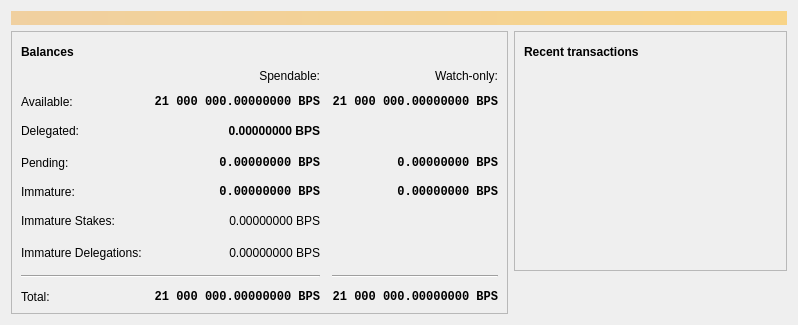
<?xml version="1.0" encoding="UTF-8"?>
<ui version="4.0">
 <class>OverviewPage</class>
 <widget class="QWidget" name="OverviewPage">
  <property name="geometry">
   <rect>
    <x>0</x>
    <y>0</y>
    <width>798</width>
    <height>318</height>
   </rect>
  </property>
  <property name="windowTitle">
   <string>Form</string>
  </property>
  <layout class="QVBoxLayout" name="topLayout">
   <item>
    <widget class="QLabel" name="labelAlerts">
     <property name="visible">
      <bool>false</bool>
     </property>
     <property name="styleSheet">
      <string notr="true">QLabel { background-color: qlineargradient(x1: 0, y1: 0, x2: 1, y2: 0, stop:0 #F0D0A0, stop:1 #F8D488); color:#000000; }</string>
     </property>
     <property name="wordWrap">
      <bool>true</bool>
     </property>
     <property name="margin">
      <number>3</number>
     </property>
     <property name="textInteractionFlags">
      <set>Qt::TextSelectableByMouse</set>
     </property>
    </widget>
   </item>
   <item>
    <layout class="QHBoxLayout" name="horizontalLayout" stretch="1,1">
     <item>
      <layout class="QVBoxLayout" name="verticalLayout_2">
       <item>
        <widget class="QFrame" name="frame">
         <property name="frameShape">
          <enum>QFrame::StyledPanel</enum>
         </property>
         <property name="frameShadow">
          <enum>QFrame::Raised</enum>
         </property>
         <layout class="QVBoxLayout" name="verticalLayout_4">
          <item>
           <layout class="QHBoxLayout" name="horizontalLayout_4">
            <item>
             <widget class="QLabel" name="label_5">
              <property name="font">
               <font>
                <weight>75</weight>
                <bold>true</bold>
               </font>
              </property>
              <property name="text">
               <string>Balances</string>
              </property>
             </widget>
            </item>
            <item>
             <widget class="QPushButton" name="labelWalletStatus">
              <property name="enabled">
               <bool>true</bool>
              </property>
              <property name="maximumSize">
               <size>
                <width>30</width>
                <height>16777215</height>
               </size>
              </property>
              <property name="toolTip">
               <string>The displayed information may be out of date. Your wallet automatically synchronizes with the Bitcoin network after a connection is established, but this process has not completed yet.</string>
              </property>
              <property name="text">
               <string/>
              </property>
              <property name="icon">
               <iconset resource="../yatripay.qrc">
                <normaloff>:/icons/warning</normaloff>
                <disabledoff>:/icons/warning</disabledoff>:/icons/warning</iconset>
              </property>
              <property name="iconSize">
               <size>
                <width>24</width>
                <height>24</height>
               </size>
              </property>
              <property name="flat">
               <bool>true</bool>
              </property>
             </widget>
            </item>
            <item>
             <spacer name="horizontalSpacer_3">
              <property name="orientation">
               <enum>Qt::Horizontal</enum>
              </property>
              <property name="sizeHint" stdset="0">
               <size>
                <width>40</width>
                <height>20</height>
               </size>
              </property>
             </spacer>
            </item>
           </layout>
          </item>
          <item>
           <layout class="QGridLayout" name="gridLayout">
            <property name="spacing">
             <number>12</number>
            </property>
            <item row="3" column="2">
             <widget class="QLabel" name="labelWatchPending">
              <property name="font">
               <font>
                <family>Monospace</family>
                <weight>75</weight>
                <bold>true</bold>
               </font>
              </property>
              <property name="cursor">
               <cursorShape>IBeamCursor</cursorShape>
              </property>
              <property name="toolTip">
               <string>Unconfirmed transactions to watch-only addresses</string>
              </property>
              <property name="text">
               <string notr="true">0.00000000 BPS</string>
              </property>
              <property name="alignment">
               <set>Qt::AlignRight|Qt::AlignTrailing|Qt::AlignVCenter</set>
              </property>
              <property name="textInteractionFlags">
               <set>Qt::LinksAccessibleByMouse|Qt::TextSelectableByKeyboard|Qt::TextSelectableByMouse</set>
              </property>
             </widget>
            </item>
            <item row="3" column="1">
             <widget class="QLabel" name="labelUnconfirmed">
              <property name="font">
               <font>
                <family>Monospace</family>
                <weight>75</weight>
                <bold>true</bold>
               </font>
              </property>
              <property name="cursor">
               <cursorShape>IBeamCursor</cursorShape>
              </property>
              <property name="toolTip">
               <string>Total of transactions that have yet to be confirmed, and do not yet count toward the spendable balance</string>
              </property>
              <property name="text">
               <string notr="true">0.00000000 BPS</string>
              </property>
              <property name="alignment">
               <set>Qt::AlignRight|Qt::AlignTrailing|Qt::AlignVCenter</set>
              </property>
              <property name="textInteractionFlags">
               <set>Qt::LinksAccessibleByMouse|Qt::TextSelectableByKeyboard|Qt::TextSelectableByMouse</set>
              </property>
             </widget>
            </item>
            <item row="4" column="2">
             <widget class="QLabel" name="labelWatchImmature">
              <property name="font">
               <font>
                <family>Monospace</family>
                <weight>75</weight>
                <bold>true</bold>
               </font>
              </property>
              <property name="cursor">
               <cursorShape>IBeamCursor</cursorShape>
              </property>
              <property name="toolTip">
               <string>Mined balance in watch-only addresses that has not yet matured</string>
              </property>
              <property name="text">
               <string notr="true">0.00000000 BPS</string>
              </property>
              <property name="alignment">
               <set>Qt::AlignRight|Qt::AlignTrailing|Qt::AlignVCenter</set>
              </property>
              <property name="textInteractionFlags">
               <set>Qt::LinksAccessibleByMouse|Qt::TextSelectableByKeyboard|Qt::TextSelectableByMouse</set>
              </property>
             </widget>
            </item>
            <item row="7" column="0" colspan="2">
             <widget class="Line" name="line">
              <property name="orientation">
               <enum>Qt::Horizontal</enum>
              </property>
             </widget>
            </item>
            <item row="7" column="2">
             <widget class="Line" name="lineWatchBalance">
              <property name="sizePolicy">
               <sizepolicy hsizetype="Preferred" vsizetype="Fixed">
                <horstretch>0</horstretch>
                <verstretch>0</verstretch>
               </sizepolicy>
              </property>
              <property name="minimumSize">
               <size>
                <width>140</width>
                <height>0</height>
               </size>
              </property>
              <property name="orientation">
               <enum>Qt::Horizontal</enum>
              </property>
             </widget>
            </item>
            <item row="8" column="0">
             <widget class="QLabel" name="labelTotalText">
              <property name="text">
               <string>Total:</string>
              </property>
             </widget>
            </item>
            <item row="4" column="1">
             <widget class="QLabel" name="labelImmature">
              <property name="font">
               <font>
                <family>Monospace</family>
                <weight>75</weight>
                <bold>true</bold>
               </font>
              </property>
              <property name="cursor">
               <cursorShape>IBeamCursor</cursorShape>
              </property>
              <property name="toolTip">
               <string>Mined balance that has not yet matured</string>
              </property>
              <property name="text">
               <string notr="true">0.00000000 BPS</string>
              </property>
              <property name="alignment">
               <set>Qt::AlignRight|Qt::AlignTrailing|Qt::AlignVCenter</set>
              </property>
              <property name="textInteractionFlags">
               <set>Qt::LinksAccessibleByMouse|Qt::TextSelectableByKeyboard|Qt::TextSelectableByMouse</set>
              </property>
             </widget>
            </item>
            <item row="3" column="3">
             <spacer name="horizontalSpacer_2">
              <property name="orientation">
               <enum>Qt::Horizontal</enum>
              </property>
              <property name="sizeHint" stdset="0">
               <size>
                <width>40</width>
                <height>20</height>
               </size>
              </property>
             </spacer>
            </item>
            <item row="4" column="0">
             <widget class="QLabel" name="labelImmatureText">
              <property name="text">
               <string>Immature:</string>
              </property>
             </widget>
            </item>
            <item row="5" column="1">
             <widget class="QLabel" name="labelStake">
              <property name="font">
               <font>
                <weight>30</weight>
               </font>
              </property>
              <property name="cursor">
               <cursorShape>IBeamCursor</cursorShape>
              </property>
              <property name="toolTip">
               <string>Stake</string>
              </property>
              <property name="text">
               <string notr="true">0.00000000 BPS</string>
              </property>
              <property name="alignment">
               <set>Qt::AlignRight|Qt::AlignTrailing|Qt::AlignVCenter</set>
              </property>
              <property name="textInteractionFlags">
               <set>Qt::LinksAccessibleByMouse|Qt::TextSelectableByKeyboard|Qt::TextSelectableByMouse</set>
              </property>
             </widget>
            </item>
            <item row="5" column="3">
             <spacer name="horizontalSpacer_4">
              <property name="orientation">
               <enum>Qt::Horizontal</enum>
              </property>
              <property name="sizeHint" stdset="0">
               <size>
                <width>40</width>
                <height>20</height>
               </size>
              </property>
             </spacer>
            </item>
            <item row="5" column="0">
             <widget class="QLabel" name="labelStakeText">
              <property name="text">
                <string>Immature Stakes:</string>
              </property>
             </widget>
            </item>
            <item row="6" column="1">
             <widget class="QLabel" name="labelImmatureDelegated">
              <property name="font">
               <font>
                <weight>30</weight>
               </font>
              </property>
              <property name="cursor">
               <cursorShape>IBeamCursor</cursorShape>
              </property>
              <property name="toolTip">
               <string>Immature Delegations</string>
              </property>
              <property name="text">
               <string notr="true">0.00000000 BPS</string>
              </property>
              <property name="alignment">
               <set>Qt::AlignRight|Qt::AlignTrailing|Qt::AlignVCenter</set>
              </property>
              <property name="textInteractionFlags">
               <set>Qt::LinksAccessibleByMouse|Qt::TextSelectableByKeyboard|Qt::TextSelectableByMouse</set>
              </property>
             </widget>
            </item>
            <item row="6" column="3">
             <spacer name="horizontalSpacer_6">
              <property name="orientation">
               <enum>Qt::Horizontal</enum>
              </property>
              <property name="sizeHint" stdset="0">
               <size>
                <width>40</width>
                <height>20</height>
               </size>
              </property>
             </spacer>
            </item>
            <item row="6" column="0">
             <widget class="QLabel" name="labelImmatureDelegatedText">
              <property name="text">
                <string>Immature Delegations:</string>
              </property>
             </widget>
            </item>
            <item row="2" column="1">
             <widget class="QLabel" name="labelDelegated">
              <property name="font">
               <font>
                <weight>75</weight>
                <bold>true</bold>
               </font>
              </property>
              <property name="cursor">
               <cursorShape>IBeamCursor</cursorShape>
              </property>
              <property name="toolTip">
               <string>Delegated</string>
              </property>
              <property name="text">
               <string notr="true">0.00000000 BPS</string>
              </property>
              <property name="alignment">
               <set>Qt::AlignRight|Qt::AlignTrailing|Qt::AlignVCenter</set>
              </property>
              <property name="textInteractionFlags">
               <set>Qt::LinksAccessibleByMouse|Qt::TextSelectableByKeyboard|Qt::TextSelectableByMouse</set>
              </property>
             </widget>
            </item>
            <item row="2" column="3">
             <spacer name="horizontalSpacer_5">
              <property name="orientation">
               <enum>Qt::Horizontal</enum>
              </property>
              <property name="sizeHint" stdset="0">
               <size>
                <width>40</width>
                <height>20</height>
               </size>
              </property>
             </spacer>
            </item>
            <item row="2" column="0">
             <widget class="QLabel" name="labelDelegatedText">
              <property name="text">
                <string>Delegated:</string>
              </property>
             </widget>
            </item>
            <item row="8" column="1">
             <widget class="QLabel" name="labelTotal">
              <property name="font">
               <font>
                <family>Monospace</family>
                <weight>75</weight>
                <bold>true</bold>
               </font>
              </property>
              <property name="cursor">
               <cursorShape>IBeamCursor</cursorShape>
              </property>
              <property name="toolTip">
               <string>Your current total balance</string>
              </property>
              <property name="text">
               <string notr="true">21 000 000.00000000 BPS</string>
              </property>
              <property name="alignment">
               <set>Qt::AlignRight|Qt::AlignTrailing|Qt::AlignVCenter</set>
              </property>
              <property name="textInteractionFlags">
               <set>Qt::LinksAccessibleByMouse|Qt::TextSelectableByKeyboard|Qt::TextSelectableByMouse</set>
              </property>
             </widget>
            </item>
            <item row="8" column="2">
             <widget class="QLabel" name="labelWatchTotal">
              <property name="font">
               <font>
                <family>Monospace</family>
                <weight>75</weight>
                <bold>true</bold>
               </font>
              </property>
              <property name="cursor">
               <cursorShape>IBeamCursor</cursorShape>
              </property>
              <property name="toolTip">
               <string>Current total balance in watch-only addresses</string>
              </property>
              <property name="text">
               <string notr="true">21 000 000.00000000 BPS</string>
              </property>
              <property name="alignment">
               <set>Qt::AlignRight|Qt::AlignTrailing|Qt::AlignVCenter</set>
              </property>
              <property name="textInteractionFlags">
               <set>Qt::LinksAccessibleByMouse|Qt::TextSelectableByKeyboard|Qt::TextSelectableByMouse</set>
              </property>
             </widget>
            </item>
            <item row="0" column="2">
             <widget class="QLabel" name="labelWatchonly">
              <property name="text">
               <string>Watch-only:</string>
              </property>
              <property name="alignment">
               <set>Qt::AlignRight|Qt::AlignTrailing|Qt::AlignVCenter</set>
              </property>
             </widget>
            </item>
            <item row="1" column="0">
             <widget class="QLabel" name="labelBalanceText">
              <property name="text">
               <string>Available:</string>
              </property>
             </widget>
            </item>
            <item row="1" column="1">
             <widget class="QLabel" name="labelBalance">
              <property name="font">
               <font>
                <family>Monospace</family>
                <weight>75</weight>
                <bold>true</bold>
               </font>
              </property>
              <property name="cursor">
               <cursorShape>IBeamCursor</cursorShape>
              </property>
              <property name="toolTip">
               <string>Your current spendable balance</string>
              </property>
              <property name="text">
               <string notr="true">21 000 000.00000000 BPS</string>
              </property>
              <property name="alignment">
               <set>Qt::AlignRight|Qt::AlignTrailing|Qt::AlignVCenter</set>
              </property>
              <property name="textInteractionFlags">
               <set>Qt::LinksAccessibleByMouse|Qt::TextSelectableByKeyboard|Qt::TextSelectableByMouse</set>
              </property>
             </widget>
            </item>
            <item row="1" column="2">
             <widget class="QLabel" name="labelWatchAvailable">
              <property name="font">
               <font>
                <family>Monospace</family>
                <weight>75</weight>
                <bold>true</bold>
               </font>
              </property>
              <property name="cursor">
               <cursorShape>IBeamCursor</cursorShape>
              </property>
              <property name="toolTip">
               <string>Your current balance in watch-only addresses</string>
              </property>
              <property name="text">
               <string notr="true">21 000 000.00000000 BPS</string>
              </property>
              <property name="alignment">
               <set>Qt::AlignRight|Qt::AlignTrailing|Qt::AlignVCenter</set>
              </property>
              <property name="textInteractionFlags">
               <set>Qt::LinksAccessibleByMouse|Qt::TextSelectableByKeyboard|Qt::TextSelectableByMouse</set>
              </property>
             </widget>
            </item>
            <item row="3" column="0">
             <widget class="QLabel" name="labelPendingText">
              <property name="text">
               <string>Pending:</string>
              </property>
             </widget>
            </item>
            <item row="0" column="1">
             <widget class="QLabel" name="labelSpendable">
              <property name="text">
               <string>Spendable:</string>
              </property>
              <property name="alignment">
               <set>Qt::AlignRight|Qt::AlignTrailing|Qt::AlignVCenter</set>
              </property>
             </widget>
            </item>
           </layout>
          </item>
         </layout>
        </widget>
       </item>
       <item>
        <spacer name="verticalSpacer">
         <property name="orientation">
          <enum>Qt::Vertical</enum>
         </property>
         <property name="sizeHint" stdset="0">
          <size>
           <width>20</width>
           <height>40</height>
          </size>
         </property>
        </spacer>
       </item>
      </layout>
     </item>
     <item>
      <layout class="QVBoxLayout" name="verticalLayout_3">
       <item>
        <widget class="QFrame" name="frame_2">
         <property name="frameShape">
          <enum>QFrame::StyledPanel</enum>
         </property>
         <property name="frameShadow">
          <enum>QFrame::Raised</enum>
         </property>
         <layout class="QVBoxLayout" name="verticalLayout">
          <item>
           <layout class="QHBoxLayout" name="horizontalLayout_2">
            <item>
             <widget class="QLabel" name="label_4">
              <property name="font">
               <font>
                <weight>75</weight>
                <bold>true</bold>
               </font>
              </property>
              <property name="text">
               <string>Recent transactions</string>
              </property>
             </widget>
            </item>
            <item>
             <widget class="QPushButton" name="labelTransactionsStatus">
              <property name="enabled">
               <bool>true</bool>
              </property>
              <property name="maximumSize">
               <size>
                <width>30</width>
                <height>16777215</height>
               </size>
              </property>
              <property name="toolTip">
               <string>The displayed information may be out of date. Your wallet automatically synchronizes with the Bitcoin network after a connection is established, but this process has not completed yet.</string>
              </property>
              <property name="text">
               <string/>
              </property>
              <property name="icon">
               <iconset resource="../yatripay.qrc">
                <normaloff>:/icons/warning</normaloff>
                <disabledoff>:/icons/warning</disabledoff>:/icons/warning</iconset>
              </property>
              <property name="iconSize">
               <size>
                <width>24</width>
                <height>24</height>
               </size>
              </property>
              <property name="flat">
               <bool>true</bool>
              </property>
             </widget>
            </item>
            <item>
             <spacer name="horizontalSpacer">
              <property name="orientation">
               <enum>Qt::Horizontal</enum>
              </property>
              <property name="sizeHint" stdset="0">
               <size>
                <width>40</width>
                <height>20</height>
               </size>
              </property>
             </spacer>
            </item>
           </layout>
          </item>
          <item>
           <widget class="QListView" name="listTransactions">
            <property name="styleSheet">
             <string notr="true">QListView { background: transparent; }</string>
            </property>
            <property name="frameShape">
             <enum>QFrame::NoFrame</enum>
            </property>
            <property name="verticalScrollBarPolicy">
             <enum>Qt::ScrollBarAlwaysOff</enum>
            </property>
            <property name="horizontalScrollBarPolicy">
             <enum>Qt::ScrollBarAlwaysOff</enum>
            </property>
            <property name="selectionMode">
             <enum>QAbstractItemView::NoSelection</enum>
            </property>
           </widget>
          </item>
         </layout>
        </widget>
       </item>
       <item>
        <spacer name="verticalSpacer_2">
         <property name="orientation">
          <enum>Qt::Vertical</enum>
         </property>
         <property name="sizeHint" stdset="0">
          <size>
           <width>20</width>
           <height>40</height>
          </size>
         </property>
        </spacer>
       </item>
      </layout>
     </item>
    </layout>
   </item>
  </layout>
 </widget>
 <resources/>
 <connections/>
</ui>
